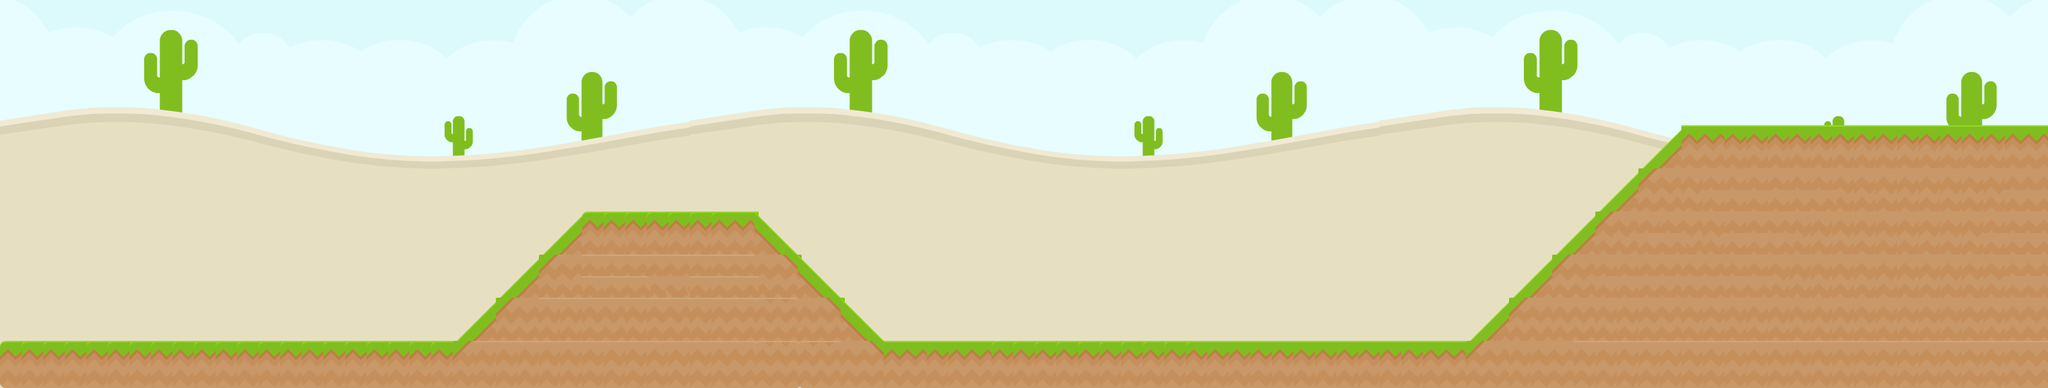

Rendered tile map (Tiled .tmx) drawn with the repository's tilesets; below, a short description and the full map source, tile grids included:
An orthogonal 95x18 tile map with 32x32 px tiles, 2 tile layers (Background, Tile Layer 1), 2 tilesets.

<map version="1.0" tiledversion="2018.07.13" orientation="orthogonal" renderorder="right-down" width="95" height="18" tilewidth="32" tileheight="32" infinite="0" nextlayerid="3" nextobjectid="1">
 <tileset firstgid="1" source="Grass Ground.tsx" />
 <tileset firstgid="37" source="Backgrounds.tsx" />
 <layer id="2" name="Background" width="95" height="18">
  <data encoding="csv">
0,0,0,0,0,0,0,0,0,0,0,0,0,0,0,0,0,0,0,0,0,0,0,0,0,0,0,0,0,0,0,0,0,0,0,0,0,0,0,0,0,0,0,0,0,0,0,0,0,0,0,0,0,0,0,0,0,0,0,0,0,0,0,0,0,0,0,0,0,0,0,0,0,0,0,0,0,0,0,0,0,0,0,0,0,0,0,0,0,0,0,0,0,0,0,
0,0,0,0,0,0,0,0,0,0,0,0,0,0,0,0,0,0,0,0,0,0,0,0,0,0,0,0,0,0,0,0,0,0,0,0,0,0,0,0,0,0,0,0,0,0,0,0,0,0,0,0,0,0,0,0,0,0,0,0,0,0,0,0,0,0,0,0,0,0,0,0,0,0,0,0,0,0,0,0,0,0,0,0,0,0,0,0,0,0,0,0,0,0,0,
0,0,0,0,0,0,0,0,0,0,0,0,0,0,0,0,0,0,0,0,0,0,0,0,0,0,0,0,0,0,0,0,0,0,0,0,0,0,0,0,0,0,0,0,0,0,0,0,0,0,0,0,0,0,0,0,0,0,0,0,0,0,0,0,0,0,0,0,0,0,0,0,0,0,0,0,0,0,0,0,0,0,0,0,0,0,0,0,0,0,0,0,0,0,0,
0,0,0,0,0,0,0,0,0,0,0,0,0,0,0,0,0,0,0,0,0,0,0,0,0,0,0,0,0,0,0,0,0,0,0,0,0,0,0,0,0,0,0,0,0,0,0,0,0,0,0,0,0,0,0,0,0,0,0,0,0,0,0,0,0,0,0,0,0,0,0,0,0,0,0,0,0,0,0,0,0,0,0,0,0,0,0,0,0,0,0,0,0,0,0,
0,0,0,0,0,0,0,0,0,0,0,0,0,0,0,0,0,0,0,0,0,0,0,0,0,0,0,0,0,0,0,0,0,0,0,0,0,0,0,0,0,0,0,0,0,0,0,0,0,0,0,0,0,0,0,0,0,0,0,0,0,0,0,0,0,0,0,0,0,0,0,0,0,0,0,0,0,0,0,0,0,0,0,0,0,0,0,0,0,0,0,0,0,0,0,
0,0,0,0,0,0,0,0,0,0,0,0,0,0,0,0,0,0,0,0,0,0,0,0,0,0,0,0,0,0,0,0,0,0,0,0,0,0,0,0,0,0,0,0,0,0,0,0,0,0,0,0,0,0,0,0,0,0,0,0,0,0,0,0,0,0,0,0,0,0,0,0,0,0,0,0,0,0,0,0,0,0,0,0,0,0,0,0,0,0,0,0,0,0,0,
0,0,0,0,0,0,0,0,0,0,0,0,0,0,0,0,0,0,0,0,0,0,0,0,0,0,0,0,0,0,0,0,0,0,0,0,0,0,0,0,0,0,0,0,0,0,0,0,0,0,0,0,0,0,0,0,0,0,0,0,0,0,0,0,0,0,0,0,0,0,0,0,0,0,0,0,0,0,0,0,0,0,0,0,0,0,0,0,0,0,0,0,0,0,0,
0,0,0,0,0,0,0,0,0,0,0,0,0,0,0,0,0,0,0,0,0,0,0,0,0,0,0,0,0,0,0,0,0,0,0,0,0,0,0,0,0,0,0,0,0,0,0,0,0,0,0,0,0,0,0,0,0,0,0,0,0,0,0,0,0,0,0,0,0,0,0,0,0,0,0,0,0,0,0,0,0,0,0,0,0,0,0,0,0,0,0,0,0,0,0,
0,0,0,0,0,0,0,0,0,0,0,0,0,0,0,0,0,0,0,0,0,0,0,0,0,0,0,0,0,0,0,0,0,0,0,0,0,0,0,0,0,0,0,0,0,0,0,0,0,0,0,0,0,0,0,0,0,0,0,0,0,0,0,0,0,0,0,0,0,0,0,0,0,0,0,0,0,0,0,0,0,0,0,0,0,0,0,0,0,0,0,0,0,0,0,
0,0,0,0,0,0,0,0,0,0,0,0,0,0,0,0,0,0,0,0,0,0,0,0,0,0,0,0,0,0,0,0,0,0,0,0,0,0,0,0,0,0,0,0,0,0,0,0,0,0,0,0,0,0,0,0,0,0,0,0,0,0,0,0,0,0,0,0,0,0,0,0,0,0,0,0,0,0,0,0,0,0,0,0,0,0,0,0,0,0,0,0,0,0,0,
0,0,0,0,0,0,0,0,0,0,0,0,0,0,0,0,0,0,0,0,0,0,0,0,0,0,0,0,0,0,0,0,0,0,0,0,0,0,0,0,0,0,0,0,0,0,0,0,0,0,0,0,0,0,0,0,0,0,0,0,0,0,0,0,0,0,0,0,0,0,0,0,0,0,0,0,0,0,0,0,0,0,0,0,0,0,0,0,0,0,0,0,0,0,0,
0,0,0,0,0,0,0,0,0,0,0,0,0,0,0,0,0,0,0,0,0,0,0,0,0,0,0,0,0,0,0,0,0,0,0,0,0,0,0,0,0,0,0,0,0,0,0,0,0,0,0,0,0,0,0,0,0,0,0,0,0,0,0,0,0,0,0,0,0,0,0,0,0,0,0,0,0,0,0,0,0,0,0,0,0,0,0,0,0,0,0,0,0,0,0,
0,0,0,0,0,0,0,0,0,0,0,0,0,0,0,0,0,0,0,0,0,0,0,0,0,0,0,0,0,0,0,0,0,0,0,0,0,0,0,0,0,0,0,0,0,0,0,0,0,0,0,0,0,0,0,0,0,0,0,0,0,0,0,0,0,0,0,0,0,0,0,0,0,0,0,0,0,0,0,0,0,0,0,0,0,0,0,0,0,0,0,0,0,0,0,
0,0,0,0,0,0,0,0,0,0,0,0,0,0,0,0,0,0,0,0,0,0,0,0,0,0,0,0,0,0,0,0,0,0,0,0,0,0,0,0,0,0,0,0,0,0,0,0,0,0,0,0,0,0,0,0,0,0,0,0,0,0,0,0,0,0,0,0,0,0,0,0,0,0,0,0,0,0,0,0,0,0,0,0,0,0,0,0,0,0,0,0,0,0,0,
0,0,0,0,0,0,0,0,0,0,0,0,0,0,0,0,0,0,0,0,0,0,0,0,0,0,0,0,0,0,0,0,0,0,0,0,0,0,0,0,0,0,0,0,0,0,0,0,0,0,0,0,0,0,0,0,0,0,0,0,0,0,0,0,0,0,0,0,0,0,0,0,0,0,0,0,0,0,0,0,0,0,0,0,0,0,0,0,0,0,0,0,0,0,0,
0,0,0,0,0,0,0,0,0,0,0,0,0,0,0,0,0,0,0,0,0,0,0,0,0,0,0,0,0,0,0,0,0,0,0,0,0,0,0,0,0,0,0,0,0,0,0,0,0,0,0,0,0,0,0,0,0,0,0,0,0,0,0,0,0,0,0,0,0,0,0,0,0,0,0,0,0,0,0,0,0,0,0,0,0,0,0,0,0,0,0,0,0,0,0,
0,0,0,0,0,0,0,0,0,0,0,0,0,0,0,0,0,0,0,0,0,0,0,0,0,0,0,0,0,0,0,0,0,0,0,0,0,0,0,0,0,0,0,0,0,0,0,0,0,0,0,0,0,0,0,0,0,0,0,0,0,0,0,0,0,0,0,0,0,0,0,0,0,0,0,0,0,0,0,0,0,0,0,0,0,0,0,0,0,0,0,0,0,0,0,
40,0,0,0,0,0,0,0,0,0,0,0,0,0,0,0,0,0,0,0,0,0,0,0,0,0,0,0,0,0,0,0,40,0,0,0,0,0,0,0,0,0,0,0,0,0,0,0,0,0,0,0,0,0,0,0,0,0,0,0,0,0,0,0,40,0,0,0,0,0,0,0,0,0,0,0,0,0,0,0,0,0,0,0,0,0,0,0,0,0,0,0,0,0,0
</data>
 </layer>
 <layer id="1" name="Tile Layer 1" width="95" height="18">
  <data encoding="csv">
0,0,0,0,0,0,0,0,0,0,0,0,0,0,0,0,0,0,0,0,0,0,0,0,0,0,0,0,0,0,0,0,0,0,0,0,0,0,0,0,0,0,0,0,0,0,0,0,0,0,0,0,0,0,0,0,0,0,0,0,0,0,0,0,0,0,0,0,0,0,0,0,0,0,0,0,0,0,0,0,0,0,0,0,0,0,0,0,0,0,0,0,0,0,0,
0,0,0,0,0,0,0,0,0,0,0,0,0,0,0,0,0,0,0,0,0,0,0,0,0,0,0,0,0,0,0,0,0,0,0,0,0,0,0,0,0,0,0,0,0,0,0,0,0,0,0,0,0,0,0,0,0,0,0,0,0,0,0,0,0,0,0,0,0,0,0,0,0,0,0,0,0,0,0,0,0,0,0,0,0,0,0,0,0,0,0,0,0,0,0,
0,0,0,0,0,0,0,0,0,0,0,0,0,0,0,0,0,0,0,0,0,0,0,0,0,0,0,0,0,0,0,0,0,0,0,0,0,0,0,0,0,0,0,0,0,0,0,0,0,0,0,0,0,0,0,0,0,0,0,0,0,0,0,0,0,0,0,0,0,0,0,0,0,0,0,0,0,0,0,0,0,0,0,0,0,0,0,0,0,0,0,0,0,0,0,
0,0,0,0,0,0,0,0,0,0,0,0,0,0,0,0,0,0,0,0,0,0,0,0,0,0,0,0,0,0,0,0,0,0,0,0,0,0,0,0,0,0,0,0,0,0,0,0,0,0,0,0,0,0,0,0,0,0,0,0,0,0,0,0,0,0,0,0,0,0,0,0,0,0,0,0,0,0,0,0,0,0,0,0,0,0,0,0,0,0,0,0,0,0,0,
0,0,0,0,0,0,0,0,0,0,0,0,0,0,0,0,0,0,0,0,0,0,0,0,0,0,0,0,0,0,0,0,0,0,0,0,0,0,0,0,0,0,0,0,0,0,0,0,0,0,0,0,0,0,0,0,0,0,0,0,0,0,0,0,0,0,0,0,0,0,0,0,0,0,0,0,0,0,0,0,0,0,0,0,0,0,0,0,0,0,0,0,0,0,0,
0,0,0,0,0,0,0,0,0,0,0,0,0,0,0,0,0,0,0,0,0,0,0,0,0,0,0,0,0,0,0,0,0,0,0,0,0,0,0,0,0,0,0,0,0,0,0,0,0,0,0,0,0,0,0,0,0,0,0,0,0,0,0,0,0,0,0,0,0,0,0,0,0,0,0,0,0,0,0,0,0,0,0,0,0,0,0,0,0,0,0,0,0,0,0,
0,0,0,0,0,0,0,0,0,0,0,0,0,0,0,0,0,0,0,0,0,0,0,0,0,0,0,0,0,0,0,0,0,0,0,0,0,0,0,0,0,0,0,0,0,0,0,0,0,0,0,0,0,0,0,0,0,0,0,0,0,0,0,0,0,0,0,0,0,0,0,0,0,0,0,0,0,0,0,0,0,0,0,0,0,0,0,0,0,0,0,0,0,0,0,
0,0,0,0,0,0,0,0,0,0,0,0,0,0,0,0,0,0,0,0,0,0,0,0,0,0,0,0,0,0,0,0,0,0,0,0,0,0,0,0,0,0,0,0,0,0,0,0,0,0,0,0,0,0,0,0,0,0,0,0,0,0,0,0,0,0,0,0,0,0,0,0,0,0,0,0,20,0,16,0,16,16,16,16,16,16,16,16,16,16,16,16,16,16,0,
0,0,0,0,0,0,0,0,0,0,0,0,0,0,0,0,0,0,0,0,0,0,0,0,0,0,0,0,0,0,0,0,0,0,0,0,0,0,0,0,0,0,0,0,0,0,0,0,0,0,0,0,0,0,0,0,0,0,0,0,0,0,0,0,0,0,0,0,0,0,0,0,0,0,0,0,0,0,0,0,0,0,0,0,0,0,0,0,0,0,0,0,0,0,0,
0,0,0,0,0,0,0,0,0,0,0,0,0,0,0,0,0,0,0,0,0,0,0,0,0,0,0,0,0,0,0,0,0,0,0,0,0,0,0,0,0,0,0,0,0,0,0,0,0,0,0,0,0,0,0,0,0,0,0,0,0,0,0,0,0,0,0,0,0,0,0,0,0,0,20,0,27,0,6,6,6,6,6,6,6,6,6,6,6,6,6,6,6,6,0,
0,0,0,0,0,0,0,0,0,0,0,0,0,0,0,0,0,0,0,0,0,0,0,0,0,0,0,0,0,0,0,0,0,0,0,0,0,0,0,0,0,0,0,0,0,0,0,0,0,0,0,0,0,0,0,0,0,0,0,0,0,0,0,0,0,0,0,0,0,0,0,0,0,0,0,0,0,0,0,6,6,6,6,6,0,0,0,0,0,0,0,0,0,6,0,
0,0,0,0,0,0,0,0,0,0,0,0,0,0,0,0,0,0,0,0,0,0,0,0,0,20,0,15,15,15,15,15,15,15,0,19,0,0,0,0,0,0,0,0,0,0,0,0,0,0,0,0,0,0,0,0,0,0,0,0,0,0,0,0,0,0,0,0,0,0,0,0,20,0,27,0,6,6,0,6,6,6,0,6,6,6,6,6,6,6,6,6,6,6,0,
0,0,0,0,0,0,0,0,0,0,0,0,0,0,0,0,0,0,0,0,0,0,0,0,0,0,0,0,0,0,0,0,0,0,0,0,0,0,0,0,0,0,0,0,0,0,0,0,0,0,0,0,0,0,0,0,0,0,0,0,0,0,0,0,0,0,0,0,0,0,0,0,0,0,0,0,6,0,0,0,6,6,0,0,0,0,0,0,0,0,0,0,6,6,0,
0,0,0,0,0,0,0,0,0,0,0,0,0,0,0,0,0,0,0,0,0,0,0,20,0,27,0,36,36,0,36,0,36,36,0,26,0,19,0,0,0,0,0,0,0,0,0,0,0,0,0,0,0,0,0,0,0,0,0,0,0,0,0,0,0,0,0,0,0,0,20,0,27,0,6,6,6,0,6,0,6,6,6,6,6,6,6,6,6,6,6,6,6,6,0,
0,0,0,0,0,0,0,0,0,0,0,0,0,0,0,0,0,0,0,0,0,0,0,0,0,0,0,36,36,0,35,35,36,36,0,0,0,0,0,0,0,0,0,0,0,0,0,0,0,0,0,0,0,0,0,0,0,0,0,0,0,0,0,0,0,0,0,0,0,0,0,0,0,0,6,6,6,0,6,0,6,0,0,0,0,0,0,0,0,0,0,0,0,6,0,
0,0,0,0,0,0,0,0,0,0,0,0,0,0,0,0,0,0,0,0,0,20,0,27,0,36,36,36,0,36,36,0,36,36,0,25,0,26,0,19,0,0,0,0,0,0,0,0,0,0,0,0,0,0,0,0,0,0,0,0,0,0,0,0,0,0,0,0,20,0,27,0,6,0,6,6,6,0,6,6,6,6,6,6,6,6,6,6,6,6,6,6,6,6,0,
0,0,0,0,0,0,0,0,0,0,0,0,0,0,0,0,0,0,0,0,0,0,0,0,0,0,0,0,0,0,0,0,0,0,0,0,0,0,0,0,0,0,0,0,0,0,0,0,0,0,0,0,0,0,0,0,0,0,0,0,0,0,0,0,0,0,0,0,0,0,0,0,0,0,0,0,0,0,0,0,0,0,0,0,0,0,0,0,0,0,0,0,0,0,0,
15,15,15,15,15,15,15,15,15,15,15,15,15,15,15,15,15,15,15,15,15,27,36,36,36,36,36,36,36,36,36,36,36,36,0,25,0,25,0,26,0,16,0,16,16,0,14,14,14,14,14,14,14,14,14,14,16,16,16,16,16,16,16,16,16,16,16,0,27,0,6,6,0,36,36,36,36,36,36,36,36,36,36,36,36,36,36,36,36,36,36,36,36,36,0
</data>
 </layer>
</map>
